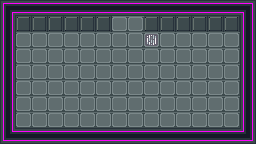

The image is a tile-based game level rendered from a .tmx file. Its description and complete source (layers, tilesets, objects, tile grids) follow:
An orthogonal 16x9 tile map with 16x16 px tiles, 1 tile layer (Art), 1 hidden layer not drawn, 3 tilesets and 6 objects (Exit, Player, DoubleDoor, Laser, Quball, ...).

<map version="1.2" tiledversion="1.3.1" orientation="orthogonal" renderorder="right-down" compressionlevel="0" width="16" height="9" tilewidth="16" tileheight="16" infinite="0" nextlayerid="7" nextobjectid="21">
 <tileset firstgid="1" source="../tilesets/industrial-sprite-sheet-DeadEnd-LMZ.tsx" />
 <tileset firstgid="205" source="../tilesets/sprites.tsx" />
 <tileset firstgid="212" source="../tilesets/wire_tileset.tsx" />
 <layer id="1" name="Art" width="16" height="9">
  <data encoding="csv">
4,6,6,6,6,6,6,6,6,6,6,6,6,6,6,5,
7,30,30,30,30,30,30,21,21,30,30,30,30,30,30,7,
7,21,21,21,21,21,21,21,21,190,21,21,21,21,21,7,
7,21,21,21,21,21,21,21,21,21,21,21,21,21,21,7,
7,21,21,21,21,21,21,21,21,21,21,21,21,21,21,7,
7,21,21,21,21,21,21,21,21,21,21,21,21,21,21,7,
7,21,21,21,21,21,21,21,21,21,21,21,21,21,21,7,
7,21,21,21,21,21,21,21,21,21,21,21,21,21,21,7,
16,6,6,6,6,6,6,6,6,6,6,6,6,6,6,17
</data>
 </layer>
 <layer id="2" name="Collision" width="16" height="9" visible="0">
  <properties>
   <property name="Collision" type="bool" value="true" />
  </properties>
  <data encoding="csv">
101,101,101,101,101,101,101,101,101,101,101,101,101,101,101,101,
101,101,101,101,101,101,101,0,0,101,101,101,101,101,101,101,
101,0,0,0,0,0,0,0,0,0,0,0,0,0,0,101,
101,0,0,0,0,0,0,0,0,0,0,0,0,0,0,101,
101,0,0,0,0,0,0,0,0,0,0,0,0,0,0,101,
101,0,0,0,0,0,0,0,0,0,0,0,0,0,0,101,
101,0,0,0,0,0,0,0,0,0,0,0,0,0,0,101,
101,0,0,0,0,0,0,0,0,0,0,0,0,0,0,101,
101,101,101,101,101,101,101,101,101,101,101,101,101,101,101,101
</data>
 </layer>
 <objectgroup id="3" name="Objects">
  <object id="1" name="Exit" type="Exit" x="112" y="16" width="32" height="16" />
  <object id="2" name="Player" type="Player" gid="205" x="112" y="96" width="16" height="16" />
  <object id="3" name="DoubleDoor" type="DoubleDoor" gid="211" x="112" y="32" width="32" height="16">
   <properties>
    <property name="Controls" value="activeCell (9, 2)" />
   </properties>
  </object>
  <object id="14" name="X Laser Right" type="Laser" gid="206" x="64" y="80" width="32" height="32">
   <properties>
    <property name="Direction" value="Right" />
    <property name="Gate" value="X" />
   </properties>
  </object>
  <object id="15" name="Quball" type="Quball" gid="209" x="144" y="80" width="16" height="16" />
  <object id="18" name="Lock 1" type="Lock" gid="207" x="144" y="32" width="16" height="16">
   <properties>
    <property name="Code" value="1" />
    <property name="Controls" value="activeCell (9, 2)" />
   </properties>
  </object>
 </objectgroup>
</map>
